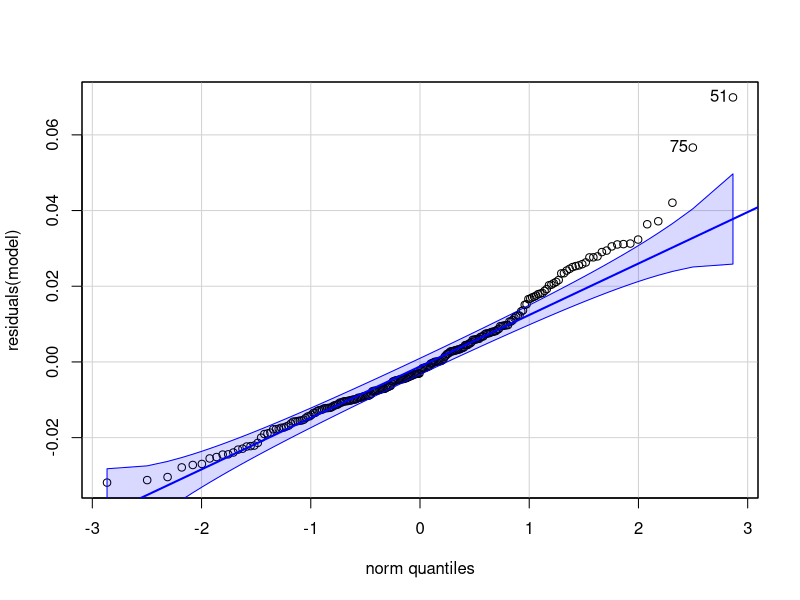
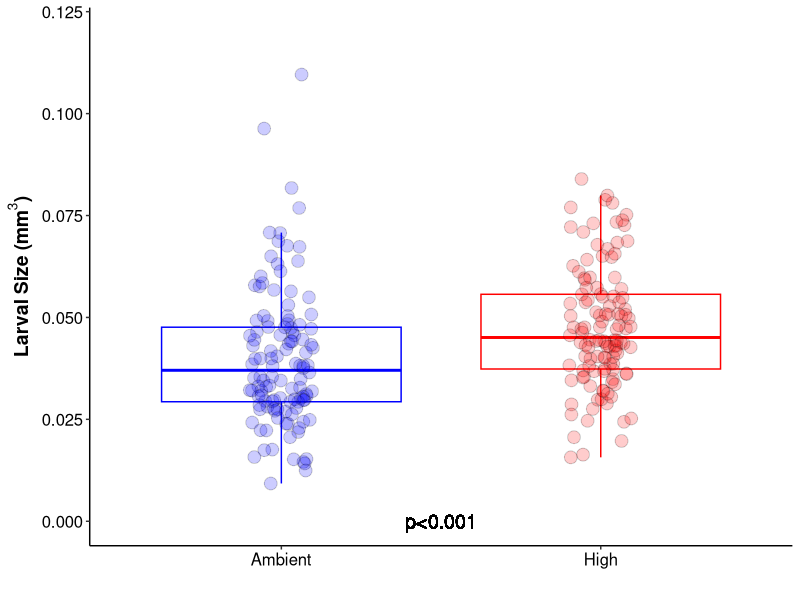

The R source for these figures, in order: (Note: this script raises an error after producing the figures.)
## ---- chunk 1
knitr::opts_chunk$set(echo = TRUE)
## ---- chunk 2
library(tidyverse)
library(car)
## ---- chunk 3
data<-read_csv(file="data/11-ashuff-larval-size-data.csv")

data<-data%>%
  select(!volume.mm3)
## ---- chunk 4
data<-data%>%
  mutate(volume.mm3=((4/3) * pi * (width.mm/2) * (length.mm/2)^2))
## ---- chunk 5
str(data)
head(data)
## ---- chunk 6
data<-data%>%
  filter(!timepoint=="Baseline")
## ---- chunk 7
model<-aov(volume.mm3~treatment, data=data)

summary(model)
qqPlot(residuals(model))
## ---- chunk 8
plot<-data %>%
    filter(timepoint=="Sampling")%>%
  
    ggplot(., aes(x = as.factor(treatment), y = volume.mm3)) +
    geom_boxplot(aes(color=treatment), outlier.shape=NA, lwd=0.5) +
    geom_point(aes(fill=treatment), pch = 21, size=4, position = position_jitterdodge(0.2), alpha=0.2) + 
    scale_fill_manual(values=c("blue", "red"))+
    scale_color_manual(values=c("blue", "red"))+
    xlab("") + 
    ylab(expression(bold(paste("Larval Size (mm"^3, ")"))))+
    geom_text(x=1.5, y=0.0, label="p<0.001", color="black", size=5)+
    theme_classic() + 
    ylim(0,0.12)+
    theme(
      legend.position="none",
      axis.title=element_text(face="bold", size=14),
      axis.text=element_text(size=12, color="black"), 
      legend.title=element_text(face="bold", size=14)
      ); plot
## ---- chunk 9
data %>%
    filter(!timepoint=="Baseline")%>% #keep just the end time point
    group_by(treatment)%>%
    dplyr::summarise(mean=mean(volume.mm3, na.rm=TRUE), 
                     n=length(volume.mm3),
                     sd=sd(volume.mm3, na.rm=TRUE),
                     se=sd/sqrt(n))%>%
    write_csv("output/11-ashuff-output-data.csv")
